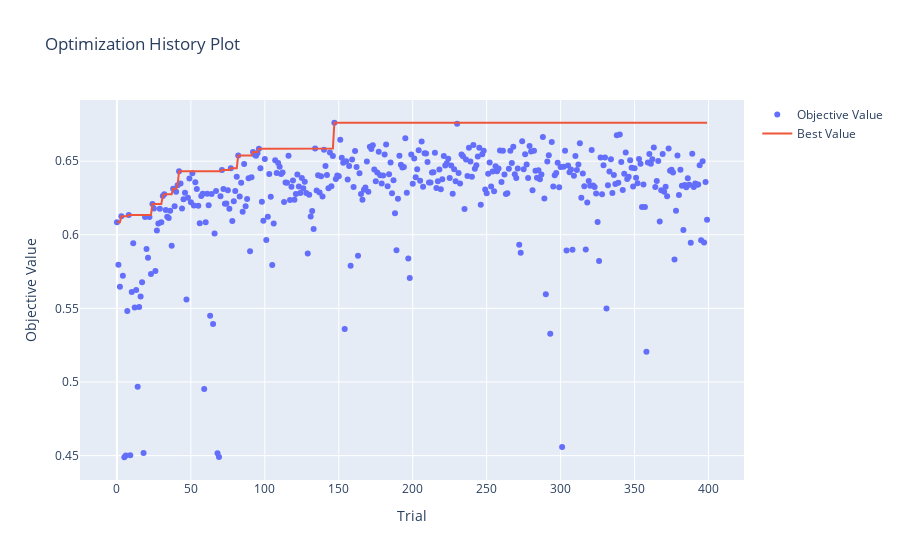

The notebook cell saved with this chart:
### Code cell
optuna.visualization.plot_optimization_history(study)

### Figure 1 — Plotly figure (JSON) as saved in the notebook; plotly's stock layout.template omitted (floating-point values rounded to 4 significant figures; data arrays with more than 128 entries replaced by an {"elided": "..."} marker saying what was removed)
{"data": [{"mode": "markers", "name": "Objective Value", "type": "scatter", "x": {"elided": "400 int values"}, "y": {"elided": "400 float values"}}, {"mode": "lines", "name": "Best Value", "type": "scatter", "x": {"elided": "400 int values"}, "y": {"elided": "400 float values"}}, {"marker": {"color": "#cccccc"}, "mode": "markers", "name": "Infeasible Trial", "showlegend": false, "type": "scatter", "x": [], "y": []}], "layout": {"title": {"text": "Optimization History Plot"}, "xaxis": {"title": {"text": "Trial"}}, "yaxis": {"title": {"text": "Objective Value"}}}}
